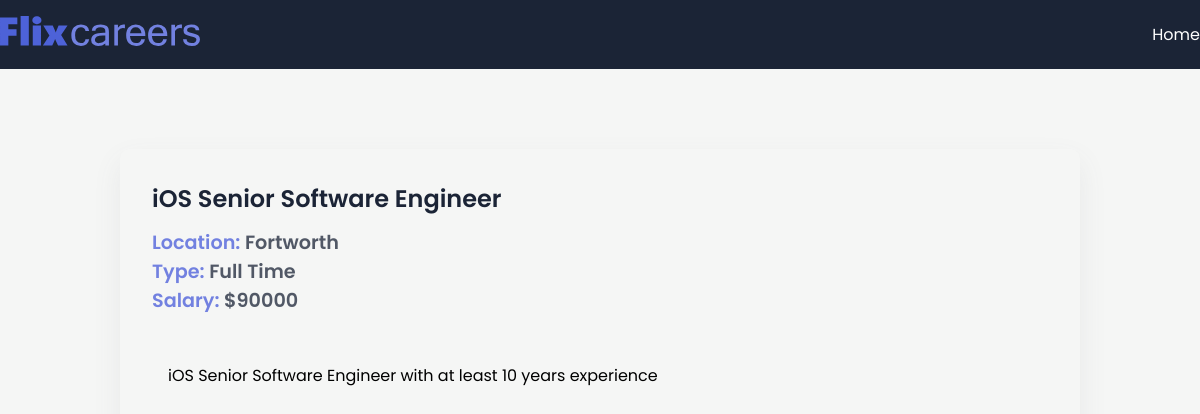
/job/ios-senior-software-engineer, run on the app's committed database.
### app/models.py (models this page shows, shortened)
class JobApp(models.Model):
    JOB_TYPE = [('Full Time', 'Full Time'), ('Part Time', 'Part Time'),]
    title       = models.CharField(max_length=200)
    description = models.TextField()
    date        = models.DateTimeField(auto_now_add=True)
    expiry      = models.DateField(null=True)
    salary      = models.IntegerField()
    slug        = models.SlugField(null=True, max_length=40, unique=True)
    location    = models.OneToOneField(Location, on_delete=models.CASCADE, null=True)
    author      = models.ForeignKey(Author, on_delete=models.CASCADE, null=True)
    skills      = models.ManyToManyField(Skills)
    type        = models.CharField(max_length=200, null=False, choices=JOB_TYPE)

class Location(models.Model):
    street  = models.CharField(max_length=200)
    city    = models.CharField(max_length=200)
    state   = models.CharField(max_length=200)
    country = models.CharField(max_length=200)
    zip     = models.CharField(max_length=200)

### app/views.py (the view)
# urls.py: path('job/<slug:id>', views.job_details, name="job_details"),
def job_details(request, id):
    try:
        job = JobApp.objects.get(slug=id)
        context = { "job": job }
        return render(request, "app/job_details.html", context)
    except:
        return HttpResponseNotFound(f"{id} : Not Found")

### app/templates/app/job_details.html
{% extends 'base.html' %}
{% block content %}
<section>
  <div class="container">
    <div class="view-post">
      <h1 class="jobtitle">
        {{ job.title }}
      </h1>
      <p class="location it">Location: <span>{{ job.location.city }}</span></p>
      <p class="status it">Type: <span>{{job.type}}</span></p>
      <p class="budget it">Salary: <span>${{job.salary}}</span></p>
      <div class="desc">
        <p class="details">
            {{ job.description }}
        </p>
      </div>
    </div>
  </div>
</section>
{% endblock content %}

### app/static/app/style.css (style rules this page uses)
* { margin: 0; padding: 0; box-sizing: border-box; font-family: "Poppins", sans-serif; }
:root { --blue: #4d62d8; --lblue: #7281e0; --card: #fdfdfd; --shadow: #64646f17 0px 12px 29px 0px; --nav: #1b2436; }
body { background: #f5f6f5; }
.container { max-width: 1200px; margin: auto; }
.view-post { width: 80%; border-radius: 10px; box-shadow: var(--shadow); margin: 5em auto; padding: 2em; }
.desc { max-height: 300px; overflow-y: scroll; margin: 2em 0; padding: 1em; }
.jobtitle { font-size: 1.5rem; color: var(--nav); font-weight: 600; margin-bottom: 0.5em; }
.it { font-size: 1.2rem; font-weight: 600; color: var(--lblue); }
.it span { color: #1b2436c0; }

### data on the page
JobApp: title "iOS Senior Software Engineer", location.city "Fortworth", type "Full Time", salary "90000", description "iOS Senior Software Engineer with at least 10 years experience"
